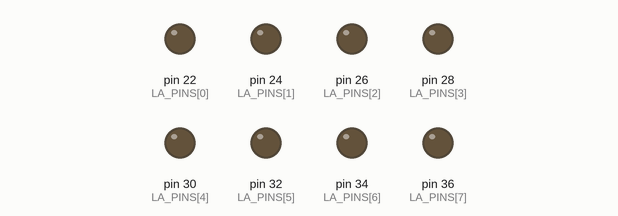
Bench run of a sketch on a simulated Arduino Mega 2560, built with avr-gcc and run on an emulated ATmega2560. On the bench: output pins drawn as LEDs (lit = HIGH).

Above: at 0.05 s.
At 0.55 s:
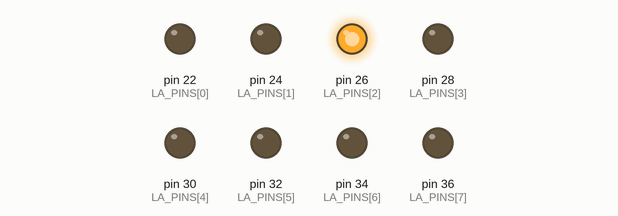
At 0.95 s:
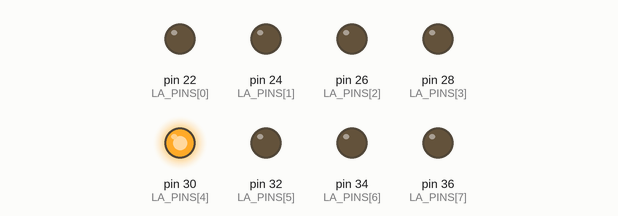
At 1.75 s:
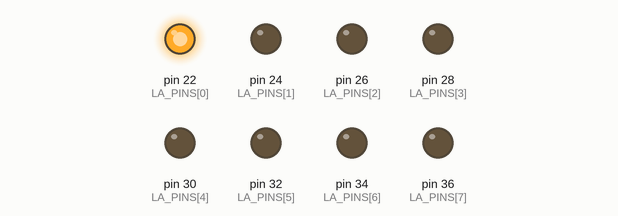
At 2.75 s:
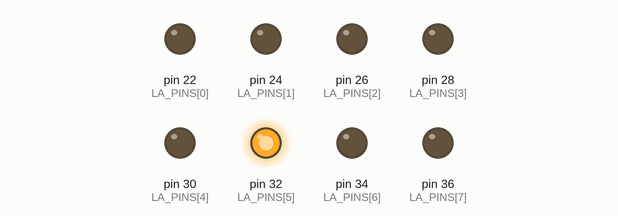
At 3.55 s:
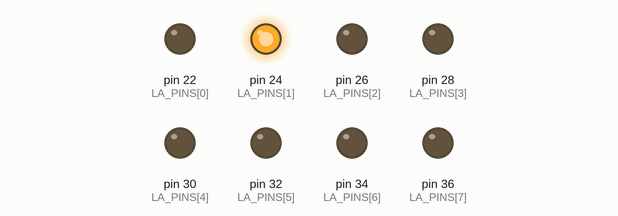
Timing chart, 0 to 3.9 s (numbered marks = the images above):
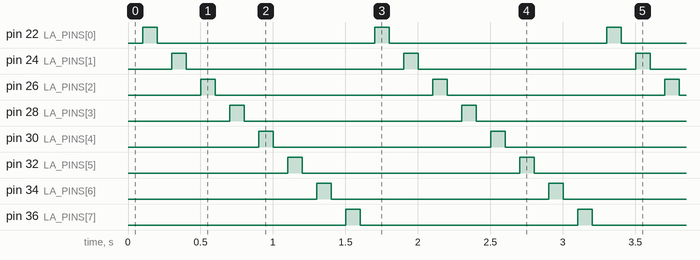

Measured:
- by itself, pin 22 (LA_PINS[0]), pin 24 (LA_PINS[1]), pin 26 (LA_PINS[2]), pin 28 (LA_PINS[3]), pin 30 (LA_PINS[4]), pin 32 (LA_PINS[5]), pin 34 (LA_PINS[6]), pin 36 (LA_PINS[7]): alternates HIGH for 0.10 s and LOW for 1.5 s
- by itself, everything shown: repeats every 1.6 s, in 16 steps

The sketch:

test_logic_analyzer.ino
```cpp
/* quick sketch to test a cheap logic analyzer I'm trying out */

/* pin definitions */
const int NUM_PINS = 8;
const int LA_PINS[NUM_PINS] = {22, 24, 26, 28, 30, 32, 34, 36};

void output(int target) {
	for (int i = 0; i < NUM_PINS; ++i) {
		digitalWrite(LA_PINS[i], (target == i) ? HIGH : LOW);
	}
}

/* device setup */
void setup() {
	for (int i = 0; i < NUM_PINS; ++i) {
		pinMode(LA_PINS[i], OUTPUT);
	}
}

void loop() {

	for (int i = 0; i < NUM_PINS; ++i) {
		output(-1);
		delay(100);
		output(i);
		delay(100);
	}
}
```
